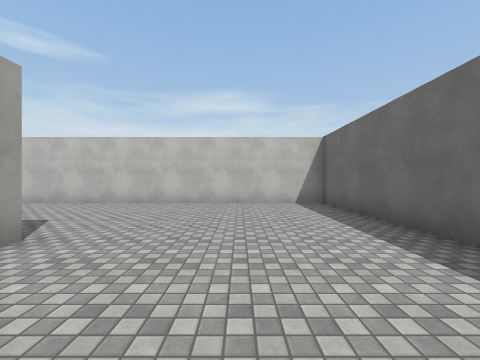
[1] (above)

16 first-person views from a walk through a scene from a Unity 3-D project. The camera is 1.4 m above the floor, looks level and sees 90° across. The floor is counted in squares, 2 m on a side. Each view is taken from the middle of a square. On the plan, view 1 faces up. The plan holds only what a view shows up to about 9 squares ahead; the rest is blank. The player is left out. Some animated figures are not drawn. Surface patterns are stand-ins for the level's own textures.

[2]
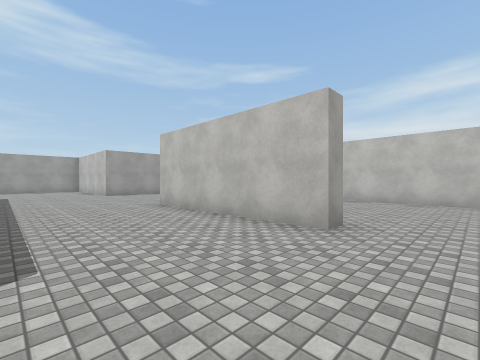

[3]
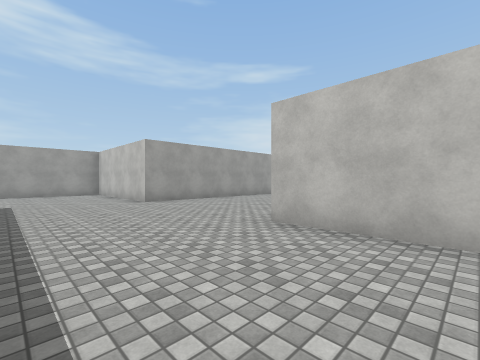

[4]
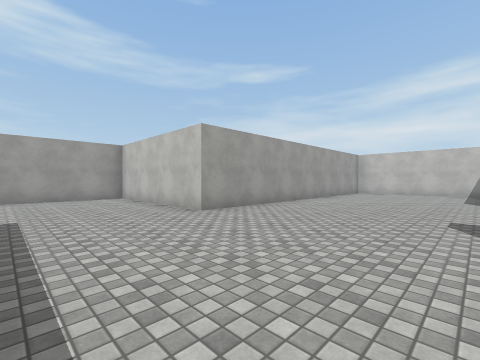

[5]
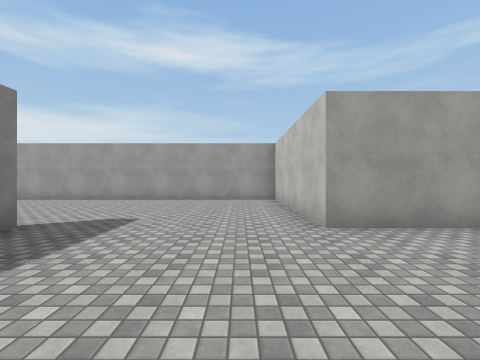

[6]
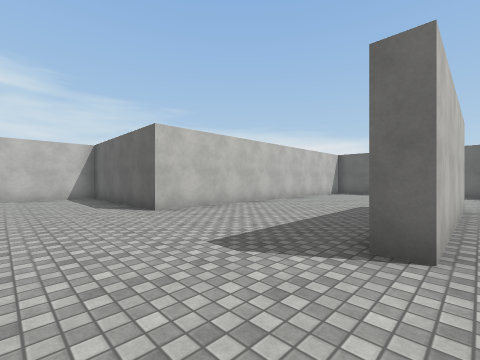

[7]
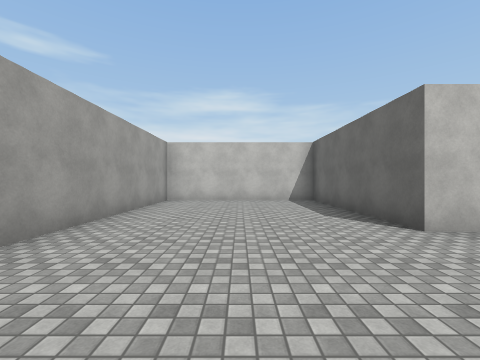

[8]
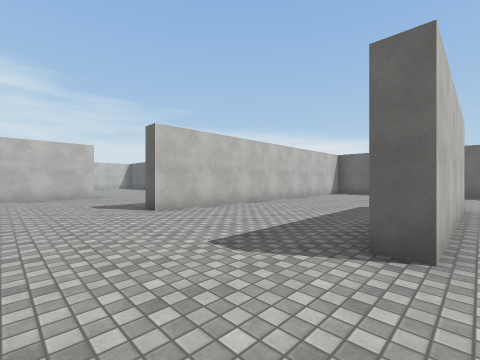

[9]
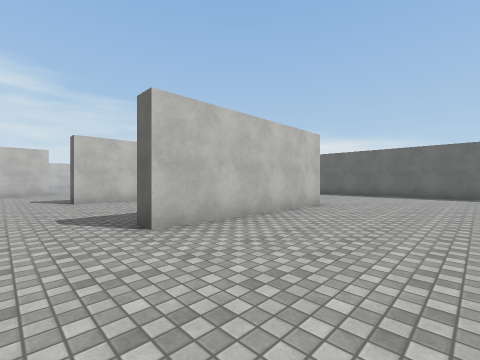

[10]
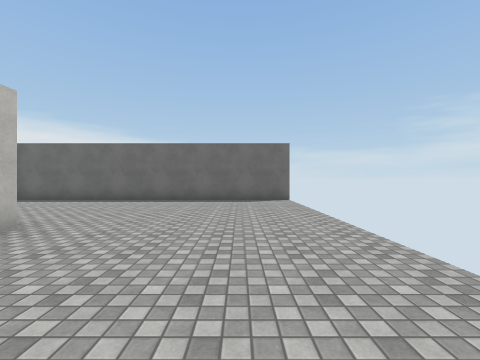

[11]
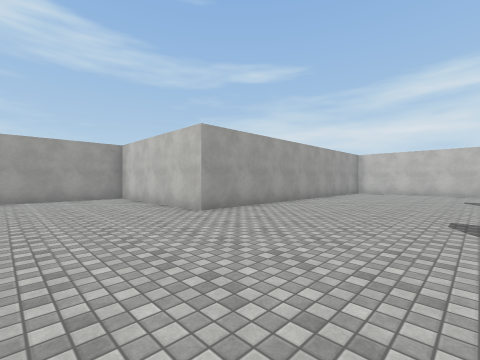

[12]
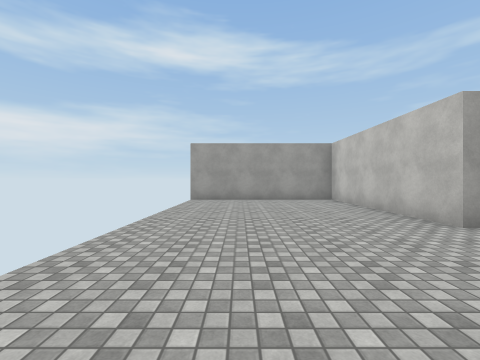

[13]
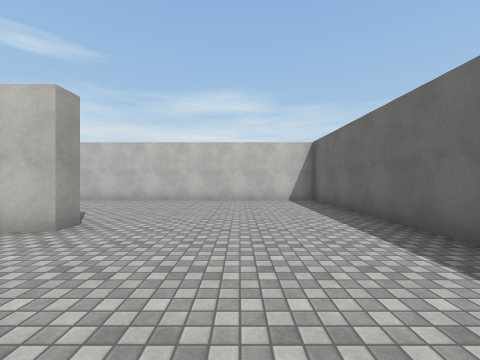

[14]
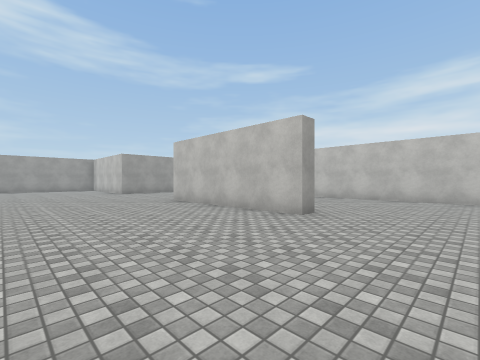

[15]
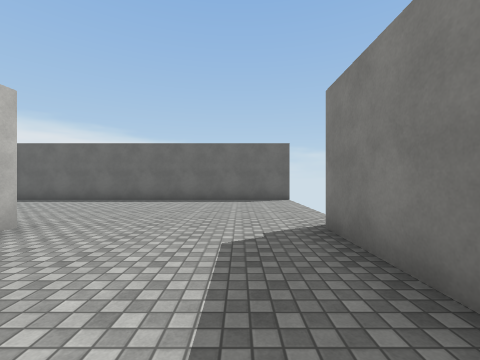

[16]
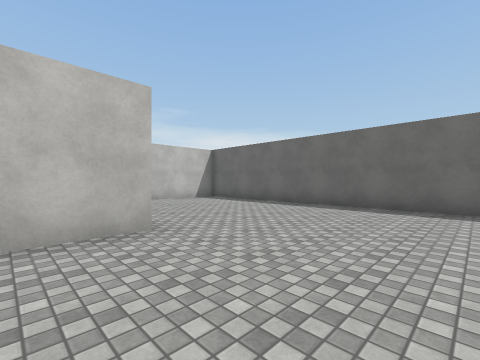

### Floor plan
Points are (right, up) in squares from view 1. A wall is a line through its corners. A room is listed if a view was taken in it or the views show most of it. See-through windows are left out.
Room 1 (views 1, 2, 3, 4, 5, 6, 7, 8, 9, 10, 11, 12, 13, 14, 15, 16)
walls: (-4.8, -2.3) (-2.5, -2.3); (-7.5, -7.2) (-7.5, -7.7) (-12.5, -7.7) (-12.5, -7.2); (-2.5, 2.8) (-2.5, 2.3) (-7.5, 2.3) (-7.5, 2.7); (2.5, -2.9) (2.5, 7.2) (-7.5, 7.2) (-7.5, 12.2) (-12.5, 12.2) (-12.5, 2.3) (-17.5, 2.3) (-17.5, -7.7) (-22.5, -7.7) (-22.5, -12.8); (-2.5, -12.9) (-2.5, -2.8) (-12.5, -2.8) (-12.5, -2.2)

Where each view was taken, in squares from view 1:
view 1: 0 up, 0 right, facing up
view 2: 1 down, 1 left, facing up-left
view 3: 1 down, 5 left, facing up-left
view 4: 1 down, 8 left, facing up-left
view 5: 1 up, 9 left, facing left
view 6: 2 up, 10 left, facing up-right
view 7: 4 up, 10 left, facing up
view 8: 8 down, 15 left, facing up-right
view 9: 11 down, 14 left, facing up-right
view 10: 11 down, 11 left, facing right
view 11: 11 down, 13 left, facing up-left
view 12: 11 down, 14 left, facing left
view 13: 11 down, 5 left, facing up
view 14: 12 down, 5 left, facing up-left
view 15: 1 down, 6 left, facing right
view 16: 1 down, 4 left, facing up-right
